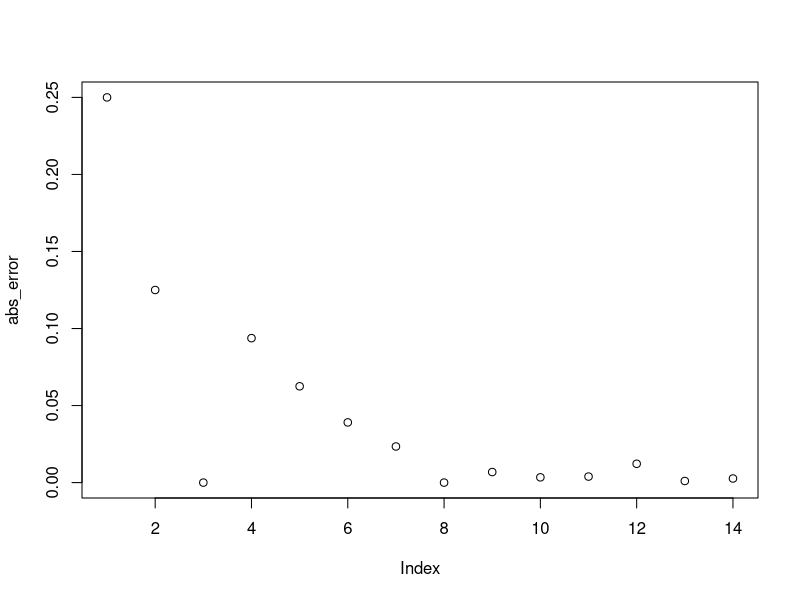
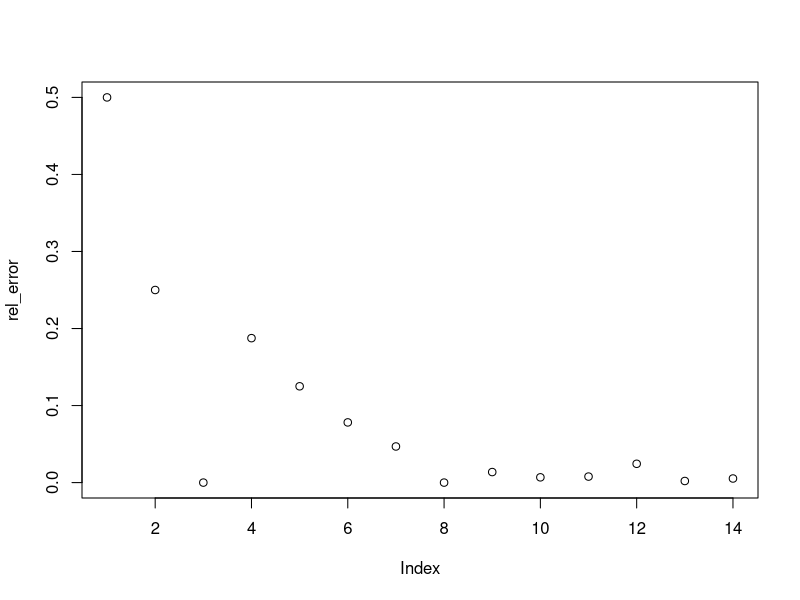
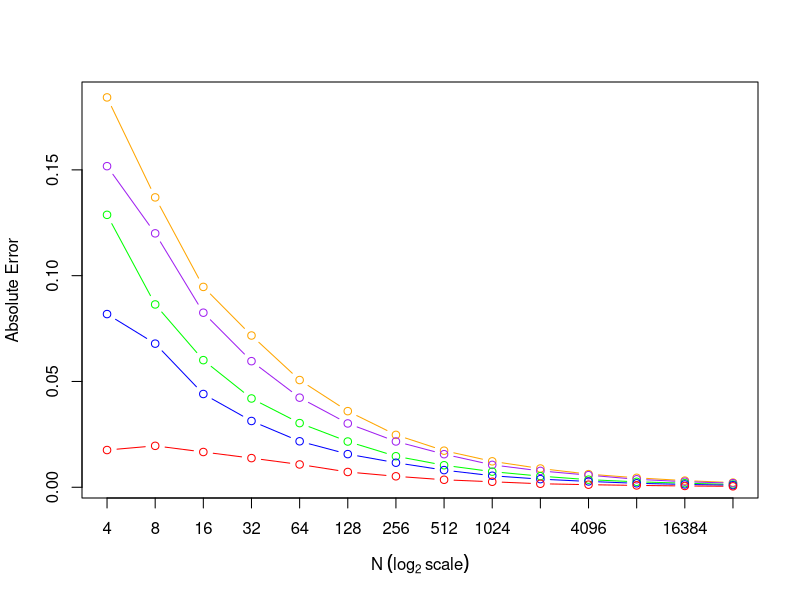
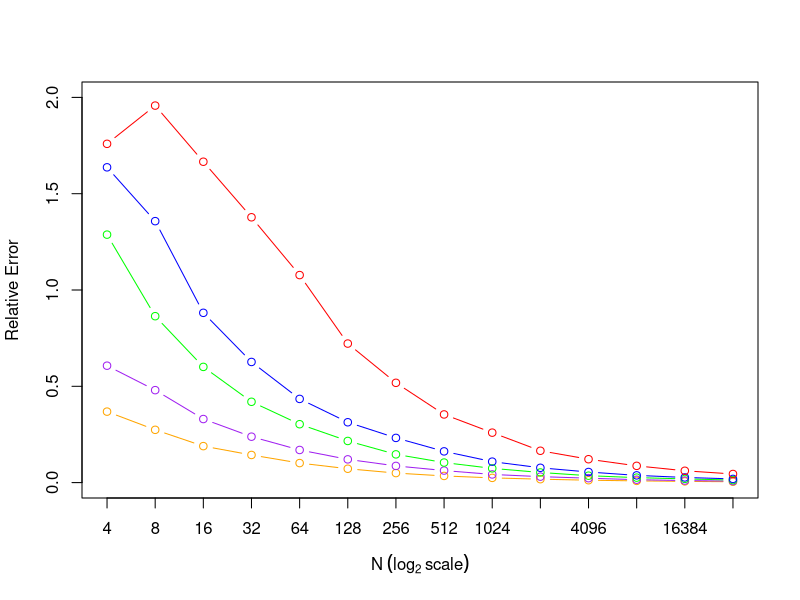

These figures' R source, in order:
## ---- chunk 1
set.seed(123)

p <- .50 

abs_error <- rel_error <- rep(NA, 14)


n = 2
for (i in seq_along(abs_error)) {
  n = n * 2
  p_hat <- rbinom(1, n, p)/n
  abs_error[i] <- abs(p - p_hat)
  rel_error[i] <- abs_error[i]/p
}

plot(abs_error)

plot(rel_error)
## ---- chunk 2

# method 1

set.seed(123)
p <- c(.50, .25, .10, .05, .01)

abs_error <- rel_error <- matrix(nrow = 5, ncol = 14)

for (j in seq(1, 5)) {
  n = 2
  for (i in seq(1, 14)) {
    n <- n * 2
    tmp_abs_error <- 0
    for (k in seq(1, 1000)) {
      p_hat <- rbinom(1, n, p[j])/n
      tmp_abs_error <- tmp_abs_error + abs(p[j] - p_hat)
    }
    
    abs_error[j,i] <- tmp_abs_error/1000
    rel_error[j,i] <- abs_error[j,i]/p[j]
  }

}

## ---- chunk 3
# method 2

p <- c(.50, .25, .10, .05, .01)

abs_error <- rel_error <- matrix(nrow = 5, ncol = 14)

for (j in seq(1, 5)) {
  n = 2
  for (i in seq(1, 14)) {
    n <- n * 2
    abs_error[j,i] <- mean(abs(rbinom(1000, n, p[j])/n - p[j]))
    rel_error[j,i] <- abs_error[j,i]/p[j]
  }

}
## ---- chunk 4

label <- c(2^2, 2^3, 2^4, 2^5,2^6, 2^7, 2^8, 2^9, 2^10, 2^11, 2^12, 2^13, 2^14, 2^15)
plot(abs_error[1,1:14], col = "orange", type = "b", xaxt = "n", xlab = ("N"~(log[2]~"scale")), ylab = "Absolute Error")
axis(1, at = 1:14, labels = label, las = 1)
lines(abs_error[2,1:14], col = "purple", type = "b")
lines(abs_error[3,1:14], col = "green", type = "b")
lines(abs_error[4,1:14], col = "blue", type = "b")
lines(abs_error[5,1:14], col = "red", type = "b")
## ---- chunk 5
plot(rel_error[1,1:14], col = "orange", type = "b", ylim = c(0,2), xaxt = "n", xlab = ("N"~(log[2]~"scale")), ylab = "Relative Error")
axis(1, at = 1:14, labels = label, las = 1)
lines(rel_error[2,1:14], col = "purple", type = "b")
lines(rel_error[3,1:14], col = "green", type = "b")
lines(rel_error[4,1:14], col = "blue", type = "b")
lines(rel_error[5,1:14], col = "red", type = "b")
